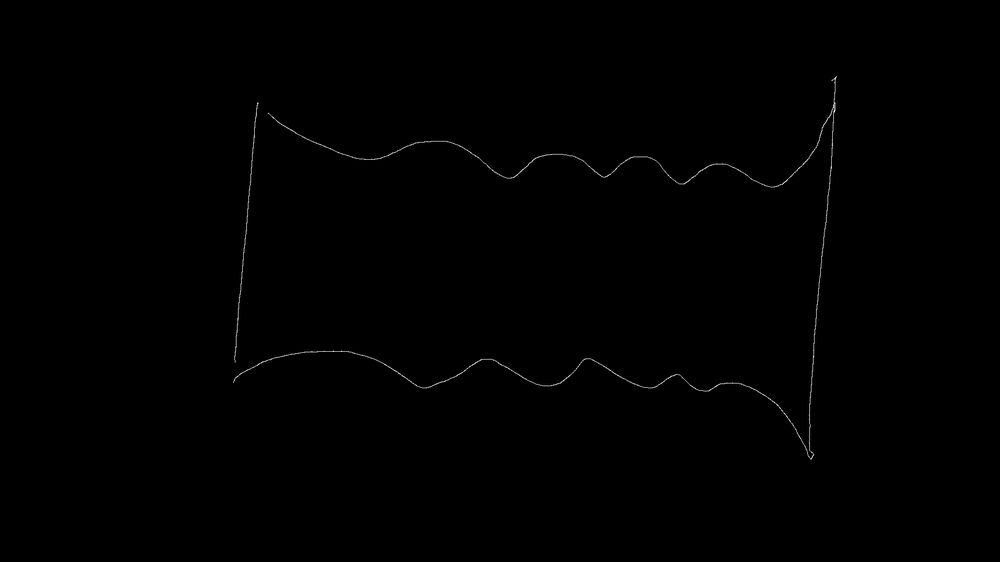
%> input picture 1119第二次實驗(課程一)/coursepathreader/5161210659995648.tif, 1000 x 562 px, shrunk from 1920 x 1080 before the run
$ octave ppttest.m   (GNU Octave 9; MATLAB toolbox functions it lacks are replaced by stand-ins)
%> lines starting %> are read from the running program, lines starting %| are printed output that depends on the picture; in (x1, y1, x2, y2) boxes, pixels count from 0 and x2, y2 are one past the last pixel; in counts of white or black regions, pixels touching at a corner belong together; the program's own positions count from 1
clc;
clear;
close all;
Bounding_box=500;
pic=imread('5161210659995648.tif');%對每一張tif圖片做處理
%> pic is the input picture: size 562x1000 uint8; min 0, max 255, mean 0.6
pic=pic>0;                  %pic中點大於0的話就是ture,給1
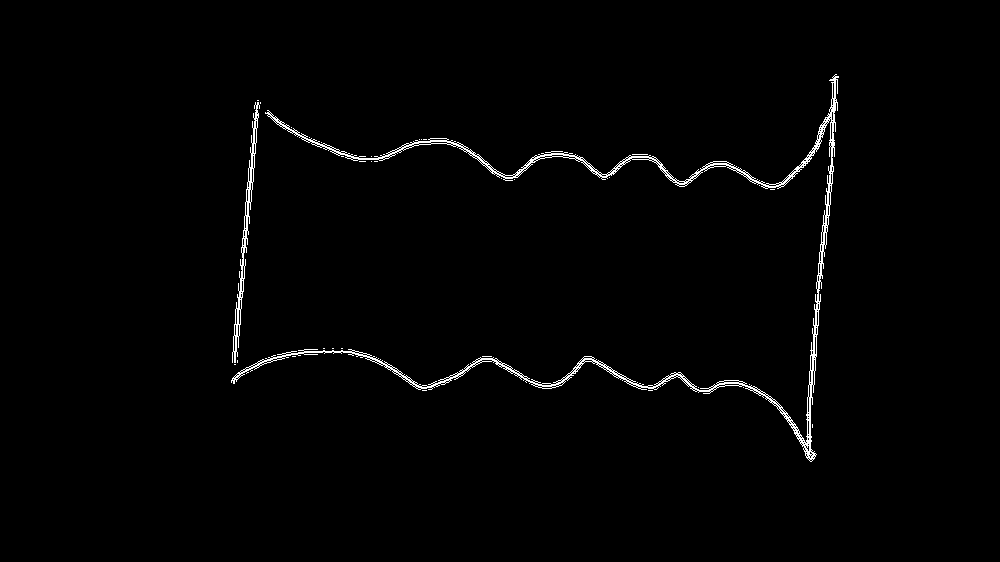
%> pic: size 562x1000 logical; 1.3% white in thin lines or dots, all inside (x1, y1, x2, y2) = (231, 74, 839, 462)
[x,y]=find(pic);            %找出矩陣X中的所有非零元素，並將這些元素的索引值填到[x,y]
%> x = 7378 values from 75 to 462; y = 7378 values from 232 to 839
   mx=0;                       %給mx初始值
            x_lenth=length(x);          %求出所有點的數量
%> x_lenth = 7378
            %point_distance=x_lenth/300;            %取300點，所有點數/取樣300點，即是每point_distance多少點取一次
            %distance=1:point_distance:length(x);   %取點距離
            distance=1:1:length(x);                %不做取點動作
%> distance = 7378 values from 1 to 7378
            x1=x(floor(distance));                 %紀錄取完300點的x座標
%> x1 = 7378 values, max 462 at index 5922, min 75 at index 7299, mean 262.9
            y1=y(floor(distance));                 %紀錄取完300點的y座標
%> y1 = 7378 values from 232 to 839


            figure,plot(y1,-x1,'o'),axis equal,axis tight
%> after `axis tight`:
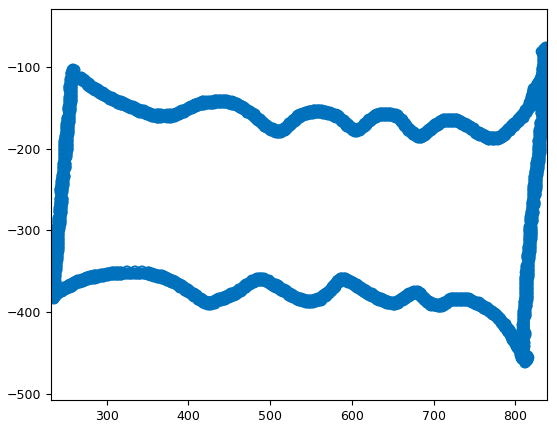
%> figure redrawn from the program's plot data

$ run again, with 1119第二次實驗(課程一)/coursepathreader/5684666375864320.tif copied over 1119第二次實驗(課程一)/coursepathreader/5161210659995648.tif
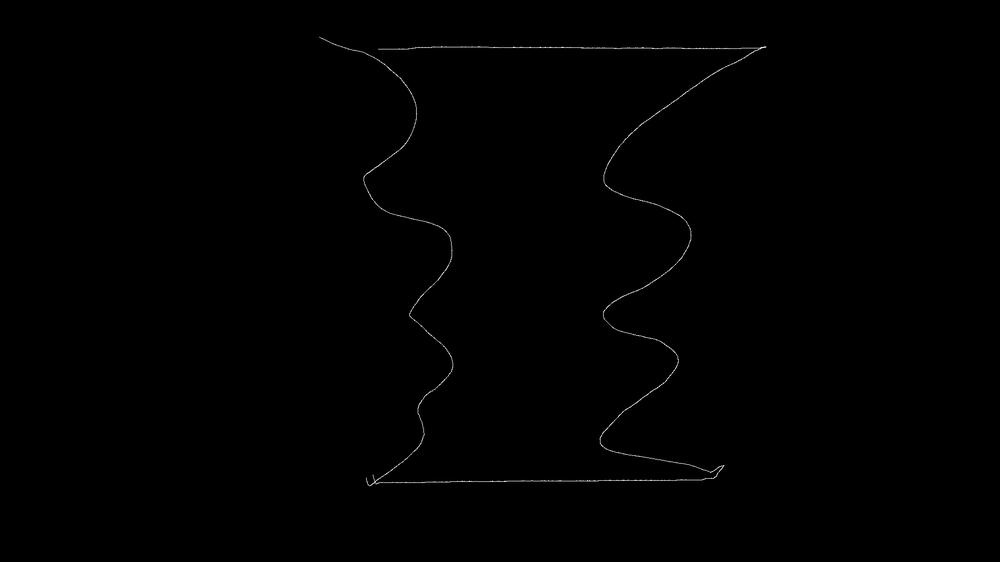
%> input picture 1119第二次實驗(課程一)/coursepathreader/5684666375864320.tif, 1000 x 562 px, shrunk from 1920 x 1080 before the run
%> pic is the input picture: size 562x1000 uint8; min 0, max 246, mean 0.7
%> `pic=pic>0;`:
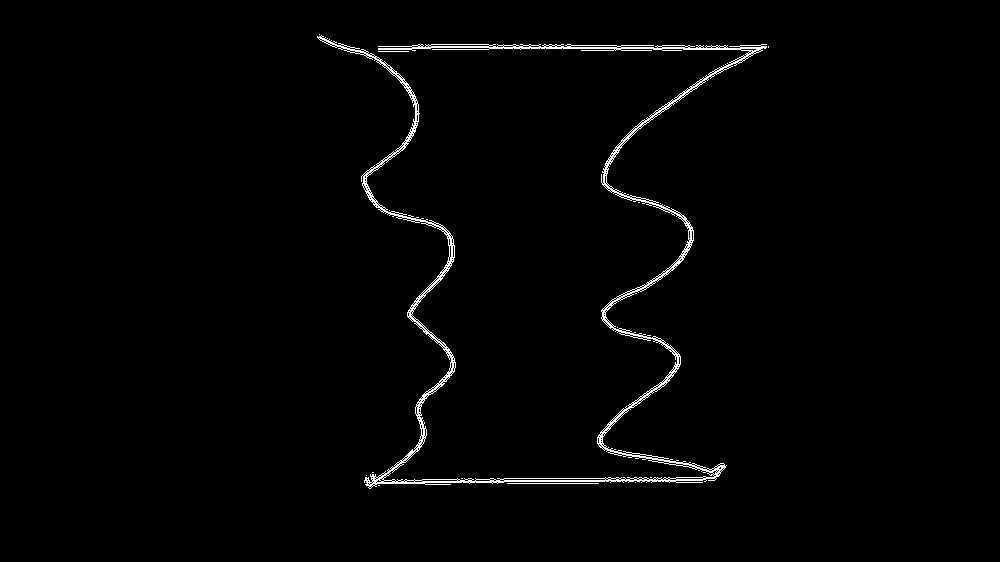
%> pic: size 562x1000 logical; 1.4% white in thin lines or dots, all inside (x1, y1, x2, y2) = (317, 34, 769, 489)
%> x = 8049 values from 35 to 489; y = 8049 values from 318 to 769
%> x_lenth = 8049
%> distance = 8049 values from 1 to 8049
%> x1 = 8049 values, max 489 at index 356, min 35 at index 5, mean 263.4
%> y1 = 8049 values from 318 to 769
%> `axis tight`:
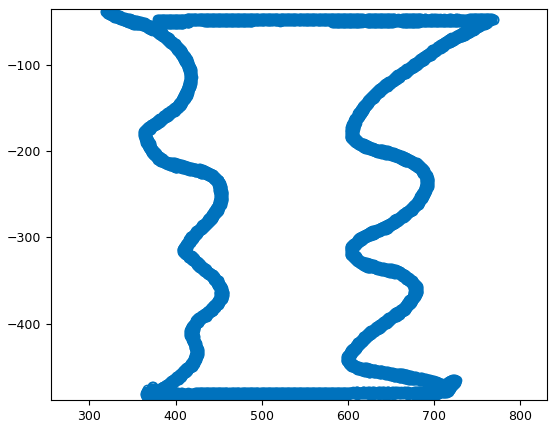
%> figure redrawn from the program's plot data
